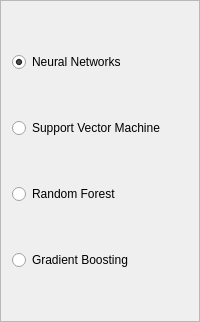
                   <widget class="QFrame" name="frame_6">
                    <property name="frameShape">
                     <enum>QFrame::StyledPanel</enum>
                    </property>
                    <property name="frameShadow">
                     <enum>QFrame::Raised</enum>
                    </property>
                    <layout class="QGridLayout" name="gridLayout_44">
                     <item row="0" column="0">
                      <layout class="QVBoxLayout" name="verticalLayout_9">
                       <item>
                        <spacer name="verticalSpacer_8">
                         <property name="orientation">
                          <enum>Qt::Vertical</enum>
                         </property>
                         <property name="sizeHint" stdset="0">
                          <size>
                           <width>20</width>
                           <height>40</height>
                          </size>
                         </property>
                        </spacer>
                       </item>
                       <item>
                        <widget class="QRadioButton" name="nn_regression_radioButton">
                         <property name="sizePolicy">
                          <sizepolicy hsizetype="Minimum" vsizetype="Fixed">
                           <horstretch>0</horstretch>
                           <verstretch>0</verstretch>
                          </sizepolicy>
                         </property>
                         <property name="text">
                          <string>Neural Networks</string>
                         </property>
                         <property name="checked">
                          <bool>true</bool>
                         </property>
                        </widget>
                       </item>
                       <item>
                        <spacer name="verticalSpacer_4">
                         <property name="orientation">
                          <enum>Qt::Vertical</enum>
                         </property>
                         <property name="sizeHint" stdset="0">
                          <size>
                           <width>20</width>
                           <height>40</height>
                          </size>
                         </property>
                        </spacer>
                       </item>
                       <item>
                        <widget class="QRadioButton" name="svm_regression_radioButton">
                         <property name="sizePolicy">
                          <sizepolicy hsizetype="Minimum" vsizetype="Fixed">
                           <horstretch>0</horstretch>
                           <verstretch>0</verstretch>
                          </sizepolicy>
                         </property>
                         <property name="text">
                          <string>Support Vector Machine</string>
                         </property>
                        </widget>
                       </item>
                       <item>
                        <spacer name="verticalSpacer_5">
                         <property name="orientation">
                          <enum>Qt::Vertical</enum>
                         </property>
                         <property name="sizeHint" stdset="0">
                          <size>
                           <width>20</width>
                           <height>40</height>
                          </size>
                         </property>
                        </spacer>
                       </item>
                       <item>
                        <widget class="QRadioButton" name="randomforest_regression_radioButton">
                         <property name="sizePolicy">
                          <sizepolicy hsizetype="Minimum" vsizetype="Fixed">
                           <horstretch>0</horstretch>
                           <verstretch>0</verstretch>
                          </sizepolicy>
                         </property>
                         <property name="text">
                          <string>Random Forest</string>
                         </property>
                        </widget>
                       </item>
                       <item>
                        <spacer name="verticalSpacer_6">
                         <property name="orientation">
                          <enum>Qt::Vertical</enum>
                         </property>
                         <property name="sizeHint" stdset="0">
                          <size>
                           <width>20</width>
                           <height>40</height>
                          </size>
                         </property>
                        </spacer>
                       </item>
                       <item>
                        <widget class="QRadioButton" name="gradientboosting_regression_radioButton">
                         <property name="sizePolicy">
                          <sizepolicy hsizetype="Minimum" vsizetype="Fixed">
                           <horstretch>0</horstretch>
                           <verstretch>0</verstretch>
                          </sizepolicy>
                         </property>
                         <property name="text">
                          <string>Gradient Boosting</string>
                         </property>
                        </widget>
                       </item>
                       <item>
                        <spacer name="verticalSpacer_7">
                         <property name="orientation">
                          <enum>Qt::Vertical</enum>
                         </property>
                         <property name="sizeHint" stdset="0">
                          <size>
                           <width>20</width>
                           <height>40</height>
                          </size>
                         </property>
                        </spacer>
                       </item>
                      </layout>
                     </item>
                    </layout>
                   </widget>
